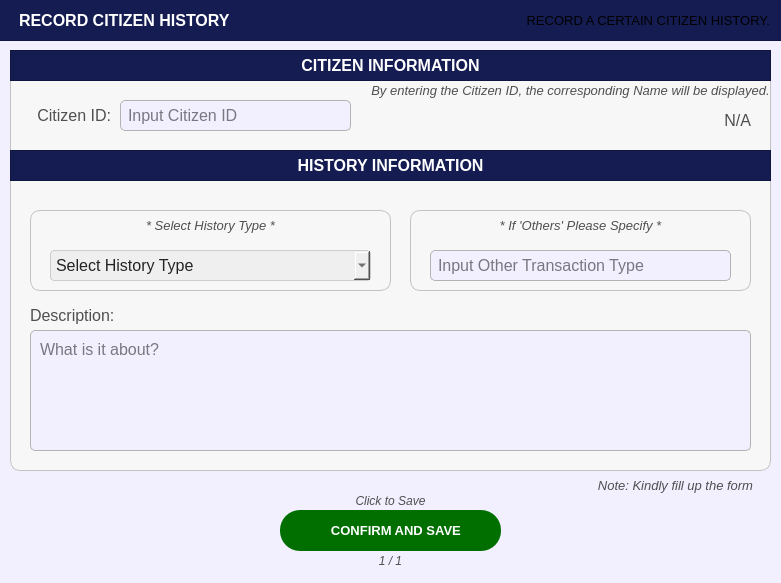
<?xml version="1.0" encoding="UTF-8"?>
<ui version="4.0">
 <class>PopUp_citizenprofileFilterOptions</class>
 <widget class="QDialog" name="PopUp_citizenprofileFilterOptions">
  <property name="geometry">
   <rect>
    <x>0</x>
    <y>0</y>
    <width>781</width>
    <height>583</height>
   </rect>
  </property>
  <property name="sizePolicy">
   <sizepolicy hsizetype="Fixed" vsizetype="Fixed">
    <horstretch>0</horstretch>
    <verstretch>0</verstretch>
   </sizepolicy>
  </property>
  <property name="palette">
   <palette>
    <active>
     <colorrole role="WindowText">
      <brush brushstyle="SolidPattern">
       <color alpha="255">
        <red>255</red>
        <green>255</green>
        <blue>255</blue>
       </color>
      </brush>
     </colorrole>
     <colorrole role="Button">
      <brush brushstyle="SolidPattern">
       <color alpha="255">
        <red>242</red>
        <green>239</green>
        <blue>255</blue>
       </color>
      </brush>
     </colorrole>
     <colorrole role="Light">
      <brush brushstyle="SolidPattern">
       <color alpha="255">
        <red>88</red>
        <green>86</green>
        <blue>150</blue>
       </color>
      </brush>
     </colorrole>
     <colorrole role="Midlight">
      <brush brushstyle="SolidPattern">
       <color alpha="255">
        <red>73</red>
        <green>71</green>
        <blue>125</blue>
       </color>
      </brush>
     </colorrole>
     <colorrole role="Dark">
      <brush brushstyle="SolidPattern">
       <color alpha="255">
        <red>29</red>
        <green>29</green>
        <blue>50</blue>
       </color>
      </brush>
     </colorrole>
     <colorrole role="Mid">
      <brush brushstyle="SolidPattern">
       <color alpha="255">
        <red>39</red>
        <green>38</green>
        <blue>67</blue>
       </color>
      </brush>
     </colorrole>
     <colorrole role="Text">
      <brush brushstyle="SolidPattern">
       <color alpha="255">
        <red>255</red>
        <green>255</green>
        <blue>255</blue>
       </color>
      </brush>
     </colorrole>
     <colorrole role="BrightText">
      <brush brushstyle="SolidPattern">
       <color alpha="255">
        <red>255</red>
        <green>255</green>
        <blue>255</blue>
       </color>
      </brush>
     </colorrole>
     <colorrole role="ButtonText">
      <brush brushstyle="SolidPattern">
       <color alpha="255">
        <red>255</red>
        <green>255</green>
        <blue>255</blue>
       </color>
      </brush>
     </colorrole>
     <colorrole role="Base">
      <brush brushstyle="SolidPattern">
       <color alpha="255">
        <red>242</red>
        <green>239</green>
        <blue>255</blue>
       </color>
      </brush>
     </colorrole>
     <colorrole role="Window">
      <brush brushstyle="SolidPattern">
       <color alpha="255">
        <red>242</red>
        <green>239</green>
        <blue>255</blue>
       </color>
      </brush>
     </colorrole>
     <colorrole role="Shadow">
      <brush brushstyle="SolidPattern">
       <color alpha="255">
        <red>16</red>
        <green>36</green>
        <blue>7</blue>
       </color>
      </brush>
     </colorrole>
     <colorrole role="AlternateBase">
      <brush brushstyle="SolidPattern">
       <color alpha="255">
        <red>29</red>
        <green>28</green>
        <blue>50</blue>
       </color>
      </brush>
     </colorrole>
     <colorrole role="ToolTipBase">
      <brush brushstyle="SolidPattern">
       <color alpha="255">
        <red>255</red>
        <green>255</green>
        <blue>220</blue>
       </color>
      </brush>
     </colorrole>
     <colorrole role="ToolTipText">
      <brush brushstyle="SolidPattern">
       <color alpha="255">
        <red>52</red>
        <green>138</green>
        <blue>46</blue>
       </color>
      </brush>
     </colorrole>
     <colorrole role="PlaceholderText">
      <brush brushstyle="SolidPattern">
       <color alpha="127">
        <red>255</red>
        <green>255</green>
        <blue>255</blue>
       </color>
      </brush>
     </colorrole>
     <colorrole role="Accent">
      <brush brushstyle="SolidPattern">
       <color alpha="255">
        <red>0</red>
        <green>255</green>
        <blue>0</blue>
       </color>
      </brush>
     </colorrole>
    </active>
    <inactive>
     <colorrole role="WindowText">
      <brush brushstyle="SolidPattern">
       <color alpha="255">
        <red>255</red>
        <green>255</green>
        <blue>255</blue>
       </color>
      </brush>
     </colorrole>
     <colorrole role="Button">
      <brush brushstyle="SolidPattern">
       <color alpha="255">
        <red>242</red>
        <green>239</green>
        <blue>255</blue>
       </color>
      </brush>
     </colorrole>
     <colorrole role="Light">
      <brush brushstyle="SolidPattern">
       <color alpha="255">
        <red>88</red>
        <green>86</green>
        <blue>150</blue>
       </color>
      </brush>
     </colorrole>
     <colorrole role="Midlight">
      <brush brushstyle="SolidPattern">
       <color alpha="255">
        <red>73</red>
        <green>71</green>
        <blue>125</blue>
       </color>
      </brush>
     </colorrole>
     <colorrole role="Dark">
      <brush brushstyle="SolidPattern">
       <color alpha="255">
        <red>29</red>
        <green>29</green>
        <blue>50</blue>
       </color>
      </brush>
     </colorrole>
     <colorrole role="Mid">
      <brush brushstyle="SolidPattern">
       <color alpha="255">
        <red>39</red>
        <green>38</green>
        <blue>67</blue>
       </color>
      </brush>
     </colorrole>
     <colorrole role="Text">
      <brush brushstyle="SolidPattern">
       <color alpha="255">
        <red>255</red>
        <green>255</green>
        <blue>255</blue>
       </color>
      </brush>
     </colorrole>
     <colorrole role="BrightText">
      <brush brushstyle="SolidPattern">
       <color alpha="255">
        <red>255</red>
        <green>255</green>
        <blue>255</blue>
       </color>
      </brush>
     </colorrole>
     <colorrole role="ButtonText">
      <brush brushstyle="SolidPattern">
       <color alpha="255">
        <red>255</red>
        <green>255</green>
        <blue>255</blue>
       </color>
      </brush>
     </colorrole>
     <colorrole role="Base">
      <brush brushstyle="SolidPattern">
       <color alpha="255">
        <red>242</red>
        <green>239</green>
        <blue>255</blue>
       </color>
      </brush>
     </colorrole>
     <colorrole role="Window">
      <brush brushstyle="SolidPattern">
       <color alpha="255">
        <red>242</red>
        <green>239</green>
        <blue>255</blue>
       </color>
      </brush>
     </colorrole>
     <colorrole role="Shadow">
      <brush brushstyle="SolidPattern">
       <color alpha="255">
        <red>16</red>
        <green>36</green>
        <blue>7</blue>
       </color>
      </brush>
     </colorrole>
     <colorrole role="AlternateBase">
      <brush brushstyle="SolidPattern">
       <color alpha="255">
        <red>29</red>
        <green>28</green>
        <blue>50</blue>
       </color>
      </brush>
     </colorrole>
     <colorrole role="ToolTipBase">
      <brush brushstyle="SolidPattern">
       <color alpha="255">
        <red>255</red>
        <green>255</green>
        <blue>220</blue>
       </color>
      </brush>
     </colorrole>
     <colorrole role="ToolTipText">
      <brush brushstyle="SolidPattern">
       <color alpha="255">
        <red>52</red>
        <green>138</green>
        <blue>46</blue>
       </color>
      </brush>
     </colorrole>
     <colorrole role="PlaceholderText">
      <brush brushstyle="SolidPattern">
       <color alpha="127">
        <red>255</red>
        <green>255</green>
        <blue>255</blue>
       </color>
      </brush>
     </colorrole>
     <colorrole role="Accent">
      <brush brushstyle="SolidPattern">
       <color alpha="255">
        <red>0</red>
        <green>255</green>
        <blue>0</blue>
       </color>
      </brush>
     </colorrole>
    </inactive>
    <disabled>
     <colorrole role="WindowText">
      <brush brushstyle="SolidPattern">
       <color alpha="255">
        <red>29</red>
        <green>29</green>
        <blue>50</blue>
       </color>
      </brush>
     </colorrole>
     <colorrole role="Button">
      <brush brushstyle="SolidPattern">
       <color alpha="255">
        <red>242</red>
        <green>239</green>
        <blue>255</blue>
       </color>
      </brush>
     </colorrole>
     <colorrole role="Light">
      <brush brushstyle="SolidPattern">
       <color alpha="255">
        <red>88</red>
        <green>86</green>
        <blue>150</blue>
       </color>
      </brush>
     </colorrole>
     <colorrole role="Midlight">
      <brush brushstyle="SolidPattern">
       <color alpha="255">
        <red>73</red>
        <green>71</green>
        <blue>125</blue>
       </color>
      </brush>
     </colorrole>
     <colorrole role="Dark">
      <brush brushstyle="SolidPattern">
       <color alpha="255">
        <red>29</red>
        <green>29</green>
        <blue>50</blue>
       </color>
      </brush>
     </colorrole>
     <colorrole role="Mid">
      <brush brushstyle="SolidPattern">
       <color alpha="255">
        <red>39</red>
        <green>38</green>
        <blue>67</blue>
       </color>
      </brush>
     </colorrole>
     <colorrole role="Text">
      <brush brushstyle="SolidPattern">
       <color alpha="255">
        <red>29</red>
        <green>29</green>
        <blue>50</blue>
       </color>
      </brush>
     </colorrole>
     <colorrole role="BrightText">
      <brush brushstyle="SolidPattern">
       <color alpha="255">
        <red>255</red>
        <green>255</green>
        <blue>255</blue>
       </color>
      </brush>
     </colorrole>
     <colorrole role="ButtonText">
      <brush brushstyle="SolidPattern">
       <color alpha="255">
        <red>29</red>
        <green>29</green>
        <blue>50</blue>
       </color>
      </brush>
     </colorrole>
     <colorrole role="Base">
      <brush brushstyle="SolidPattern">
       <color alpha="255">
        <red>242</red>
        <green>239</green>
        <blue>255</blue>
       </color>
      </brush>
     </colorrole>
     <colorrole role="Window">
      <brush brushstyle="SolidPattern">
       <color alpha="255">
        <red>242</red>
        <green>239</green>
        <blue>255</blue>
       </color>
      </brush>
     </colorrole>
     <colorrole role="Shadow">
      <brush brushstyle="SolidPattern">
       <color alpha="255">
        <red>16</red>
        <green>36</green>
        <blue>7</blue>
       </color>
      </brush>
     </colorrole>
     <colorrole role="AlternateBase">
      <brush brushstyle="SolidPattern">
       <color alpha="255">
        <red>59</red>
        <green>57</green>
        <blue>100</blue>
       </color>
      </brush>
     </colorrole>
     <colorrole role="ToolTipBase">
      <brush brushstyle="SolidPattern">
       <color alpha="255">
        <red>255</red>
        <green>255</green>
        <blue>220</blue>
       </color>
      </brush>
     </colorrole>
     <colorrole role="ToolTipText">
      <brush brushstyle="SolidPattern">
       <color alpha="255">
        <red>52</red>
        <green>138</green>
        <blue>46</blue>
       </color>
      </brush>
     </colorrole>
     <colorrole role="PlaceholderText">
      <brush brushstyle="SolidPattern">
       <color alpha="127">
        <red>29</red>
        <green>29</green>
        <blue>50</blue>
       </color>
      </brush>
     </colorrole>
     <colorrole role="Accent">
      <brush brushstyle="SolidPattern">
       <color alpha="255">
        <red>0</red>
        <green>255</green>
        <blue>0</blue>
       </color>
      </brush>
     </colorrole>
    </disabled>
   </palette>
  </property>
  <property name="cursor">
   <cursorShape>PointingHandCursor</cursorShape>
  </property>
  <property name="windowTitle">
   <string>Dialog</string>
  </property>
  <property name="styleSheet">
   <string notr="true">#PopUp_citizenprofileFilterOptions{
	background-color: #f2efff;
}</string>
  </property>
  <widget class="QFrame" name="basePopUpBodyFrame">
   <property name="geometry">
    <rect>
     <x>10</x>
     <y>50</y>
     <width>761</width>
     <height>421</height>
    </rect>
   </property>
   <property name="styleSheet">
    <string notr="true">#basePopUpBodyFrame {
	background-color: rgb(247, 247, 247);
	border: 1px solid rgb(194, 194, 194);
	border-radius: 10px;
}</string>
   </property>
   <property name="frameShape">
    <enum>QFrame::Shape::StyledPanel</enum>
   </property>
   <property name="frameShadow">
    <enum>QFrame::Shadow::Raised</enum>
   </property>
   <widget class="QFrame" name="basePopUpTitleFrame_3">
    <property name="geometry">
     <rect>
      <x>0</x>
      <y>100</y>
      <width>761</width>
      <height>31</height>
     </rect>
    </property>
    <property name="styleSheet">
     <string notr="true">#basePopUpTitleFrame_3 {
	background-color: #141c52;
}</string>
    </property>
    <property name="frameShape">
     <enum>QFrame::Shape::StyledPanel</enum>
    </property>
    <property name="frameShadow">
     <enum>QFrame::Shadow::Raised</enum>
    </property>
    <widget class="QLabel" name="label_title_3">
     <property name="geometry">
      <rect>
       <x>0</x>
       <y>0</y>
       <width>761</width>
       <height>31</height>
      </rect>
     </property>
     <property name="font">
      <font>
       <family>Arial</family>
       <pointsize>12</pointsize>
       <bold>true</bold>
      </font>
     </property>
     <property name="styleSheet">
      <string notr="true">#label_title_3{
	background-color:transparent;
	color: rgb(255, 255, 255);
}</string>
     </property>
     <property name="text">
      <string>HISTORY INFORMATION</string>
     </property>
     <property name="alignment">
      <set>Qt::AlignmentFlag::AlignCenter</set>
     </property>
    </widget>
   </widget>
   <widget class="QLineEdit" name="record_citizenIDANDsearch">
    <property name="geometry">
     <rect>
      <x>110</x>
      <y>50</y>
      <width>231</width>
      <height>31</height>
     </rect>
    </property>
    <property name="font">
     <font>
      <family>Arial</family>
      <pointsize>12</pointsize>
     </font>
    </property>
    <property name="styleSheet">
     <string notr="true">#record_citizenIDANDsearch{
	border: 1px solid #b3b3b3;  /* Black border */
    border-radius: 5px;        /* Rounded corners */
    padding: 5px;               /* Inner spacing */
    background-color: #f2efff;  /* Gray background */
    color: #000000; 
}

</string>
    </property>
    <property name="text">
     <string/>
    </property>
    <property name="maxLength">
     <number>50</number>
    </property>
    <property name="placeholderText">
     <string>Input Citizen ID</string>
    </property>
   </widget>
   <widget class="QLabel" name="record_labelcitizenhistory_description">
    <property name="geometry">
     <rect>
      <x>20</x>
      <y>250</y>
      <width>121</width>
      <height>31</height>
     </rect>
    </property>
    <property name="font">
     <font>
      <family>Arial</family>
      <pointsize>12</pointsize>
     </font>
    </property>
    <property name="styleSheet">
     <string notr="true">#record_labelcitizenhistory_description{
	background-color:transparent;
	color:#4f4f4f;
}</string>
    </property>
    <property name="text">
     <string>Description:</string>
    </property>
    <property name="alignment">
     <set>Qt::AlignmentFlag::AlignLeading|Qt::AlignmentFlag::AlignLeft|Qt::AlignmentFlag::AlignVCenter</set>
    </property>
   </widget>
   <widget class="QLabel" name="register_labelBusinessOwnerName">
    <property name="geometry">
     <rect>
      <x>10</x>
      <y>50</y>
      <width>91</width>
      <height>31</height>
     </rect>
    </property>
    <property name="font">
     <font>
      <family>Arial</family>
      <pointsize>12</pointsize>
     </font>
    </property>
    <property name="styleSheet">
     <string notr="true">#register_labelBusinessOwnerName{
	background-color:transparent;
	color:#4f4f4f;
}</string>
    </property>
    <property name="text">
     <string>Citizen ID:</string>
    </property>
    <property name="alignment">
     <set>Qt::AlignmentFlag::AlignRight|Qt::AlignmentFlag::AlignTrailing|Qt::AlignmentFlag::AlignVCenter</set>
    </property>
   </widget>
   <widget class="QLabel" name="display_citizenFullName">
    <property name="geometry">
     <rect>
      <x>380</x>
      <y>50</y>
      <width>361</width>
      <height>41</height>
     </rect>
    </property>
    <property name="font">
     <font>
      <family>Arial</family>
      <pointsize>12</pointsize>
     </font>
    </property>
    <property name="styleSheet">
     <string notr="true">#display_citizenFullName{
	background-color:transparent;
	color:#4f4f4f;
}</string>
    </property>
    <property name="text">
     <string>N/A</string>
    </property>
    <property name="alignment">
     <set>Qt::AlignmentFlag::AlignRight|Qt::AlignmentFlag::AlignTrailing|Qt::AlignmentFlag::AlignVCenter</set>
    </property>
   </widget>
   <widget class="QFrame" name="basePopUpTitleFrame_4">
    <property name="geometry">
     <rect>
      <x>0</x>
      <y>0</y>
      <width>761</width>
      <height>31</height>
     </rect>
    </property>
    <property name="styleSheet">
     <string notr="true">#basePopUpTitleFrame_4 {
	background-color: #141c52;
}</string>
    </property>
    <property name="frameShape">
     <enum>QFrame::Shape::StyledPanel</enum>
    </property>
    <property name="frameShadow">
     <enum>QFrame::Shadow::Raised</enum>
    </property>
    <widget class="QLabel" name="label_title_4">
     <property name="geometry">
      <rect>
       <x>0</x>
       <y>0</y>
       <width>761</width>
       <height>31</height>
      </rect>
     </property>
     <property name="font">
      <font>
       <family>Arial</family>
       <pointsize>12</pointsize>
       <bold>true</bold>
      </font>
     </property>
     <property name="styleSheet">
      <string notr="true">#label_title_4{
	background-color:transparent;
	color: rgb(255, 255, 255);
}</string>
     </property>
     <property name="text">
      <string>CITIZEN INFORMATION</string>
     </property>
     <property name="alignment">
      <set>Qt::AlignmentFlag::AlignCenter</set>
     </property>
    </widget>
   </widget>
   <widget class="QPlainTextEdit" name="record_citizenhistory_description">
    <property name="geometry">
     <rect>
      <x>20</x>
      <y>280</y>
      <width>721</width>
      <height>121</height>
     </rect>
    </property>
    <property name="font">
     <font>
      <family>Arial</family>
      <pointsize>12</pointsize>
     </font>
    </property>
    <property name="styleSheet">
     <string notr="true">#record_citizenhistory_description{
	border: 1px solid #b3b3b3;  /* Black border */
    border-radius: 5px;        /* Rounded corners */
    padding: 5px;               /* Inner spacing */
    background-color: #f2efff;  /* Gray background */
    color: #000000; 
}

</string>
    </property>
    <property name="placeholderText">
     <string>What is it about?</string>
    </property>
   </widget>
   <widget class="QFrame" name="basePopUpBodyFrame_5">
    <property name="geometry">
     <rect>
      <x>400</x>
      <y>160</y>
      <width>341</width>
      <height>81</height>
     </rect>
    </property>
    <property name="styleSheet">
     <string notr="true">#basePopUpBodyFrame_5 {
	background-color: rgb(247, 247, 247);
	border: 1px solid rgb(194, 194, 194);
	border-radius: 10px;
}</string>
    </property>
    <property name="frameShape">
     <enum>QFrame::Shape::StyledPanel</enum>
    </property>
    <property name="frameShadow">
     <enum>QFrame::Shadow::Raised</enum>
    </property>
    <widget class="QLabel" name="labelNote_4">
     <property name="geometry">
      <rect>
       <x>0</x>
       <y>0</y>
       <width>341</width>
       <height>31</height>
      </rect>
     </property>
     <property name="font">
      <font>
       <family>Arial</family>
       <pointsize>10</pointsize>
       <italic>true</italic>
       <bold>false</bold>
      </font>
     </property>
     <property name="styleSheet">
      <string notr="true">#labelNote_4 {
	background-color: transparent;
	color: #4f4f4f;
}
</string>
     </property>
     <property name="text">
      <string>* If 'Others' Please Specify *</string>
     </property>
     <property name="alignment">
      <set>Qt::AlignmentFlag::AlignCenter</set>
     </property>
    </widget>
    <widget class="QLineEdit" name="record_others_citizenhistory_type">
     <property name="geometry">
      <rect>
       <x>20</x>
       <y>40</y>
       <width>301</width>
       <height>31</height>
      </rect>
     </property>
     <property name="font">
      <font>
       <family>Arial</family>
       <pointsize>12</pointsize>
      </font>
     </property>
     <property name="styleSheet">
      <string notr="true">#record_others_citizenhistory_type{
	border: 1px solid #b3b3b3;  /* Black border */
    border-radius: 5px;        /* Rounded corners */
    padding: 5px;               /* Inner spacing */
    background-color: #f2efff;  /* Gray background */
    color: #000000; 
}

</string>
     </property>
     <property name="text">
      <string/>
     </property>
     <property name="maxLength">
      <number>30</number>
     </property>
     <property name="placeholderText">
      <string>Input Other Transaction Type</string>
     </property>
    </widget>
   </widget>
   <widget class="QFrame" name="basePopUpBodyFrame_6">
    <property name="geometry">
     <rect>
      <x>20</x>
      <y>160</y>
      <width>361</width>
      <height>81</height>
     </rect>
    </property>
    <property name="styleSheet">
     <string notr="true">#basePopUpBodyFrame_6 {
	background-color: rgb(247, 247, 247);
	border: 1px solid rgb(194, 194, 194);
	border-radius: 10px;
}</string>
    </property>
    <property name="frameShape">
     <enum>QFrame::Shape::StyledPanel</enum>
    </property>
    <property name="frameShadow">
     <enum>QFrame::Shadow::Raised</enum>
    </property>
    <widget class="QLabel" name="labelNote_5">
     <property name="geometry">
      <rect>
       <x>0</x>
       <y>0</y>
       <width>361</width>
       <height>31</height>
      </rect>
     </property>
     <property name="font">
      <font>
       <family>Arial</family>
       <pointsize>10</pointsize>
       <italic>true</italic>
       <bold>false</bold>
      </font>
     </property>
     <property name="styleSheet">
      <string notr="true">#labelNote_5 {
	background-color: transparent;
	color: #4f4f4f;
}
</string>
     </property>
     <property name="text">
      <string>* Select History Type *</string>
     </property>
     <property name="alignment">
      <set>Qt::AlignmentFlag::AlignCenter</set>
     </property>
    </widget>
    <widget class="QComboBox" name="record_comboBox_citizenhistory_type">
     <property name="geometry">
      <rect>
       <x>20</x>
       <y>40</y>
       <width>321</width>
       <height>31</height>
      </rect>
     </property>
     <property name="font">
      <font>
       <family>Arial</family>
       <pointsize>12</pointsize>
      </font>
     </property>
     <property name="styleSheet">
      <string notr="true">#record_comboBox_citizenhistory_type{
	background-color: rgb(239, 239, 239); /* Correct property name */
    color: #242424; /* Set text color to black for better contrast */
    border: 1px solid #ccc; /* Optional: Add a light border */
    padding: 5px; /* Optional: Add some padding */
    border-radius: 4px; /* Optional: Rounded corners */
}</string>
     </property>
     <property name="placeholderText">
      <string>Select History Type</string>
     </property>
     <property name="duplicatesEnabled">
      <bool>false</bool>
     </property>
     <item>
      <property name="text">
       <string>Complaint</string>
      </property>
     </item>
     <item>
      <property name="text">
       <string>Warrant</string>
      </property>
     </item>
     <item>
      <property name="text">
       <string>Blotter</string>
      </property>
     </item>
     <item>
      <property name="text">
       <string>Others</string>
      </property>
     </item>
    </widget>
   </widget>
   <widget class="QLabel" name="labelNote_2">
    <property name="geometry">
     <rect>
      <x>360</x>
      <y>30</y>
      <width>401</width>
      <height>21</height>
     </rect>
    </property>
    <property name="font">
     <font>
      <family>Arial</family>
      <pointsize>10</pointsize>
      <italic>true</italic>
      <bold>false</bold>
     </font>
    </property>
    <property name="styleSheet">
     <string notr="true">#labelNote_2 {
	background-color: transparent;
	color: #4f4f4f;
}
</string>
    </property>
    <property name="text">
     <string>By entering the Citizen ID, the corresponding Name will be displayed.</string>
    </property>
    <property name="alignment">
     <set>Qt::AlignmentFlag::AlignCenter</set>
    </property>
   </widget>
  </widget>
  <widget class="QFrame" name="basePopUpTitleFrame">
   <property name="geometry">
    <rect>
     <x>-1</x>
     <y>-10</y>
     <width>791</width>
     <height>51</height>
    </rect>
   </property>
   <property name="styleSheet">
    <string notr="true">#basePopUpTitleFrame {
	background-color: #141c52;
}</string>
   </property>
   <property name="frameShape">
    <enum>QFrame::Shape::StyledPanel</enum>
   </property>
   <property name="frameShadow">
    <enum>QFrame::Shadow::Raised</enum>
   </property>
   <widget class="QLabel" name="label_titleFilterOptions">
    <property name="geometry">
     <rect>
      <x>20</x>
      <y>10</y>
      <width>251</width>
      <height>41</height>
     </rect>
    </property>
    <property name="font">
     <font>
      <family>Arial</family>
      <pointsize>12</pointsize>
      <bold>true</bold>
     </font>
    </property>
    <property name="styleSheet">
     <string notr="true">#label_titleFilterOptions {
	background-color: transparent;
	color: #FFFFFF;
}
</string>
    </property>
    <property name="text">
     <string>RECORD CITIZEN HISTORY</string>
    </property>
    <property name="alignment">
     <set>Qt::AlignmentFlag::AlignLeading|Qt::AlignmentFlag::AlignLeft|Qt::AlignmentFlag::AlignVCenter</set>
    </property>
   </widget>
   <widget class="QLabel" name="filteroptions_label">
    <property name="geometry">
     <rect>
      <x>420</x>
      <y>10</y>
      <width>351</width>
      <height>41</height>
     </rect>
    </property>
    <property name="font">
     <font>
      <family>Arial</family>
      <pointsize>10</pointsize>
      <bold>false</bold>
     </font>
    </property>
    <property name="styleSheet">
     <string notr="true">#filteroptions_label {
	background-color: transparent;
	color: #white;
}
</string>
    </property>
    <property name="text">
     <string>RECORD A CERTAIN CITIZEN HISTORY.</string>
    </property>
    <property name="alignment">
     <set>Qt::AlignmentFlag::AlignRight|Qt::AlignmentFlag::AlignTrailing|Qt::AlignmentFlag::AlignVCenter</set>
    </property>
   </widget>
  </widget>
  <widget class="QLabel" name="progress">
   <property name="geometry">
    <rect>
     <x>280</x>
     <y>550</y>
     <width>221</width>
     <height>21</height>
    </rect>
   </property>
   <property name="font">
    <font>
     <family>Arial</family>
     <pointsize>9</pointsize>
     <italic>true</italic>
     <bold>false</bold>
    </font>
   </property>
   <property name="styleSheet">
    <string notr="true">#progress {
	background-color: transparent;
	color: #4f4f4f;
}
</string>
   </property>
   <property name="text">
    <string>1 / 1</string>
   </property>
   <property name="alignment">
    <set>Qt::AlignmentFlag::AlignCenter</set>
   </property>
  </widget>
  <widget class="QPushButton" name="record_buttonConfirmCitizenHistory_SaveForm">
   <property name="geometry">
    <rect>
     <x>280</x>
     <y>510</y>
     <width>221</width>
     <height>41</height>
    </rect>
   </property>
   <property name="font">
    <font>
     <family>Arial</family>
     <pointsize>10</pointsize>
     <bold>true</bold>
    </font>
   </property>
   <property name="cursor">
    <cursorShape>PointingHandCursor</cursorShape>
   </property>
   <property name="styleSheet">
    <string notr="true">#record_buttonConfirmCitizenHistory_SaveForm {
    background-color: #006f00;
    color: white;
    border-radius: 20px;
    padding: 10px; /* Optional: Adjusts spacing inside the button */
}
#record_buttonConfirmCitizenHistory_SaveForm:hover {
    background-color: #00a600; /* Slightly lighter blue when hovered */
}
#record_buttonConfirmCitizenHistory_SaveForm:pressed {
    background-color: #005d00; /* Darker blue when clicked */
}</string>
   </property>
   <property name="text">
    <string>   CONFIRM AND SAVE</string>
   </property>
   <property name="icon">
    <iconset>
     <normaloff>../../../Assets/FuncIcons/icon_confirm.svg</normaloff>../../../Assets/FuncIcons/icon_confirm.svg</iconset>
   </property>
   <property name="iconSize">
    <size>
     <width>30</width>
     <height>30</height>
    </size>
   </property>
  </widget>
  <widget class="QLabel" name="notenote">
   <property name="geometry">
    <rect>
     <x>0</x>
     <y>490</y>
     <width>781</width>
     <height>21</height>
    </rect>
   </property>
   <property name="font">
    <font>
     <family>Arial</family>
     <pointsize>9</pointsize>
     <italic>true</italic>
     <bold>false</bold>
    </font>
   </property>
   <property name="styleSheet">
    <string notr="true">#notenote {
	background-color: transparent;
	color: #4f4f4f;
}
</string>
   </property>
   <property name="text">
    <string>Click to Save</string>
   </property>
   <property name="alignment">
    <set>Qt::AlignmentFlag::AlignCenter</set>
   </property>
  </widget>
  <widget class="QLabel" name="labelNote">
   <property name="geometry">
    <rect>
     <x>580</x>
     <y>470</y>
     <width>191</width>
     <height>31</height>
    </rect>
   </property>
   <property name="font">
    <font>
     <family>Arial</family>
     <pointsize>10</pointsize>
     <italic>true</italic>
     <bold>false</bold>
    </font>
   </property>
   <property name="styleSheet">
    <string notr="true">#labelNote {
	background-color: transparent;
	color: #4f4f4f;
}
</string>
   </property>
   <property name="text">
    <string>Note: Kindly fill up the form</string>
   </property>
   <property name="alignment">
    <set>Qt::AlignmentFlag::AlignCenter</set>
   </property>
  </widget>
 </widget>
 <resources/>
 <connections/>
</ui>
